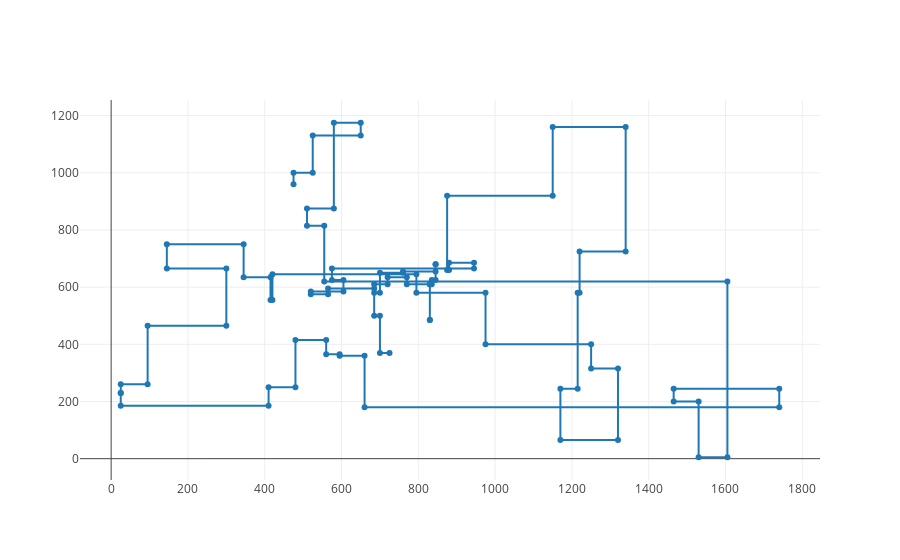

This figure's notebook cell:
### Code cell
assert ga_best_path is not None
print("Best length:", ga_best_length)
draw_path(ga_best_path, tsp_df)
